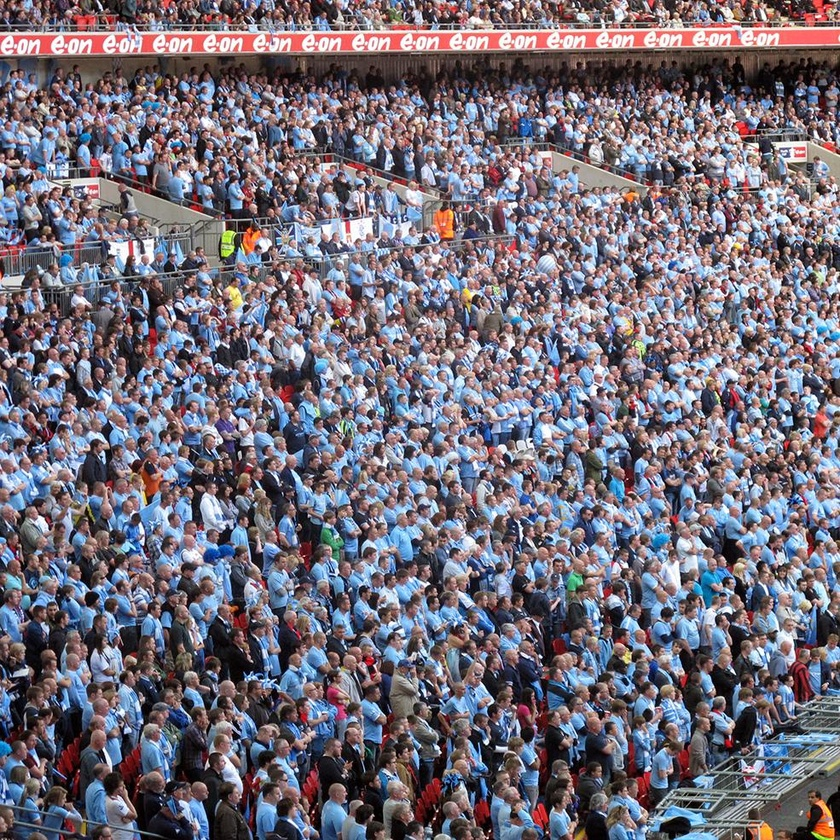
#> input picture CrowdCounting/shanghaitech_hdf_mat_parser/samples/IMG_50.jpg, 840 x 840 px, shrunk from 985 x 985 before the run, found by its file name
$ python openMat.py
#> lines starting #> are read from the running program, lines starting #| are printed output that depends on the picture; after the words box and inside, x2 and y2 are one past the last pixel; in counts of white or black regions, pixels touching at a corner belong together
import scipy
from scipy.io import loadmat
import pandas as pd
import numpy as np
import cv2

#specify your file directories here
img_dir = "IMG_50.jpg"
matfile_dir = 'GT_IMG_50.mat'

#opening base image to draw on later
input_image = cv2.imread(img_dir)
#> input_image is the input picture: shape (840, 840, 3); mean B, G, R 120.6, 109, 115.3

#loads the .mat file using scipy
matContent = scipy.io.loadmat(matfile_dir)
#> (reads CrowdCounting/shanghaitech_hdf_mat_parser/samples/GT_IMG_50.mat from the repository)

#mat file is labelled in a certain array format.
#array format goes ['image_info'][0][0][0][0][x], where x is any number
# x = 0 gives the x,y coordinates of the points
# x = 1 gives the ground truth of the crowd count

coordinates = matContent['image_info'][0][0][0][0][0] #extracts coordinates of heads
print("coordinates are", coordinates)

for item in coordinates:
    #print(item) #item will be the xy coodinates of each data point
    xpoint = int(item[0])
    ypoint = int(item[1])

    #we want to draw these coordinates as dots on the image for visualisation.
    radius = 3
    colour = (0,255,0) #BGR
    thickness = -1
    added_circles  = cv2.circle(input_image , (xpoint,ypoint), radius, colour, thickness) #assigns the base image with drawn circles to another variable
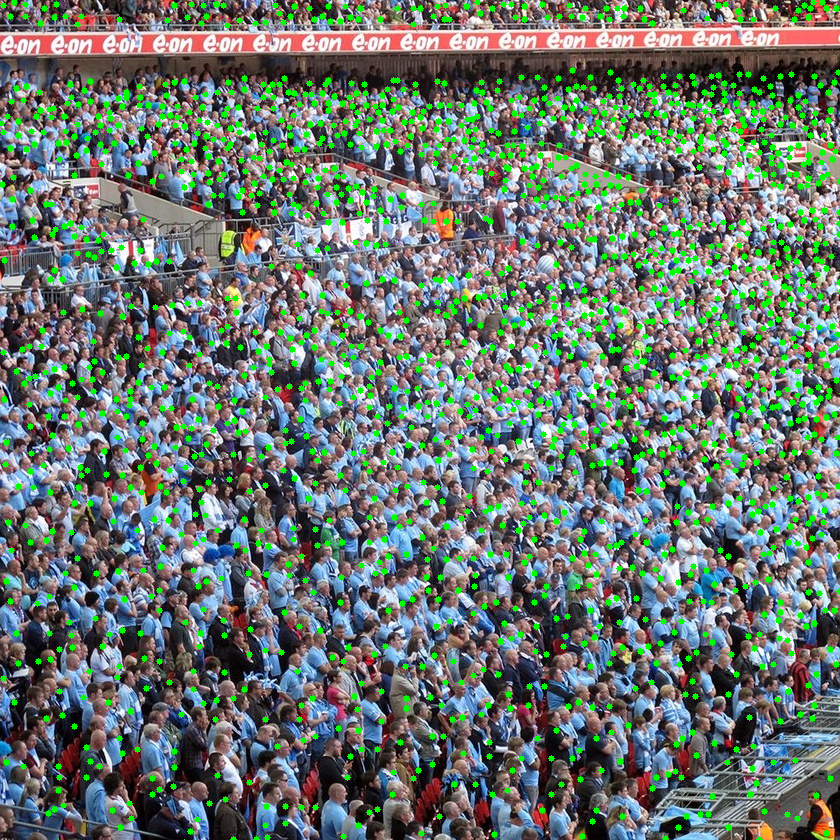
#> input_image: shape (840, 840, 3); 7.67% of pixels changed, all inside (x1, y1, x2, y2) = (0, 0, 840, 840)

output_filename = img_dir + "GREENDOTS.jpg"
cv2.imwrite(output_filename, added_circles) #saves the base image with green circles drawn to a different filename

gt = matContent['image_info'][0][0][0][0][1]  #extracts the Ground Truth
print("gt is", gt) #prints ground truth
